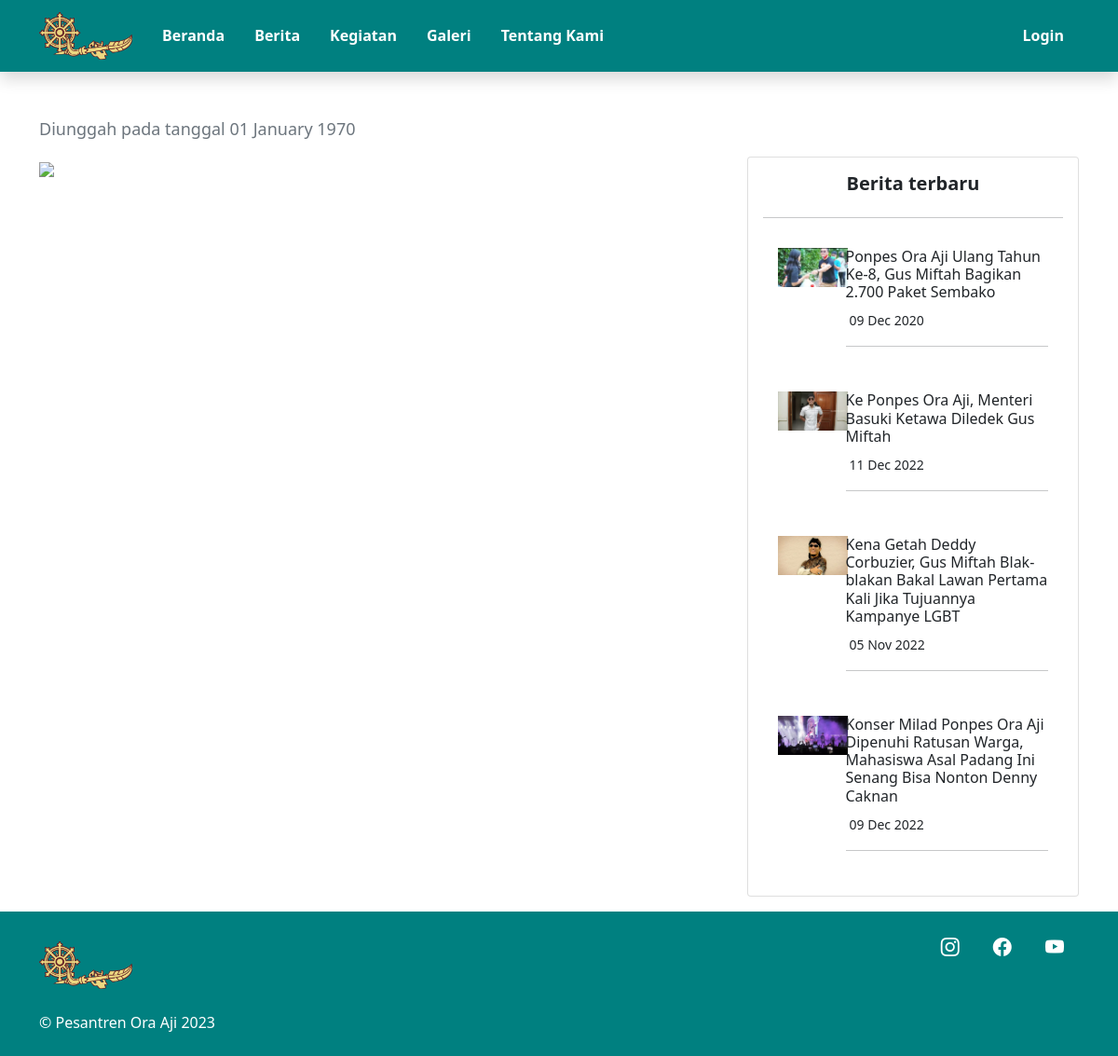
Page /detail_berita.php on the committed database.
### tables this page shows
CREATE TABLE `berita` (
  `id_berita` int(11) NOT NULL,
  `nama_berita` varchar(255) NOT NULL,
  `keterangan_berita` text NOT NULL,
  `foto_berita` varchar(255) NOT NULL,
  `tanggal_update` date NOT NULL
);

### detail_berita.php (the view, shortened to what this page needs)
<?php
include "header.php";
$id = $_GET["id"];
$ambil_berita = $koneksi -> query("SELECT * FROM berita WHERE id_berita = '$id'");
$berita = $ambil_berita->fetch_assoc();
$ambil_berita1 = $koneksi -> query("SELECT * FROM berita ORDER BY id_berita DESC LIMIT 4");
$berita1 = array();
while ($tiap_berita1 = $ambil_berita1->fetch_assoc())
{
	$berita1[] = $tiap_berita1;
}
?>
<div class="container">
	<p class="text-muted" data-aos="fade-right">Diunggah pada tanggal <?php echo date("d F Y",strtotime($berita["tanggal_update"])); ?></p>
	<div class="row">
		<div class="col-md-8" data-aos="fade-up">
			<img src="assets/file/<?php echo $berita["foto_berita"]; ?>" style="width: 100%; ">
		</div>
		<div class="col-md-4" data-aos="fade-left">
			<div class="card px-3">
				<h5 class="text-center mt-3 fw-bold">Berita terbaru</h5>
				<hr>
				<div class="row mb-3">
					<?php foreach ($berita1 as $key => $value): ?>
						<a href="detail_berita.php?id=<?php echo $value["id_berita"] ?>" class="text-decoration-none text-dark">
							<div class="samping d-flex p-3">
								<div class="col-3 text-center">
									<img src="assets/file/<?php echo $value["foto_berita"]; ?>" width="75">
								</div>
								<div class="col-9">
									<h6><?php echo $value["nama_berita"]; ?></h6>
									<span class="small ms-1"><?php echo date("d M Y",strtotime($value["tanggal_update"])); ?></span>
									<hr>
								</div>
							</div>
						</a>
					<?php endforeach ?>
				</div>
			</div>
		</div>
	</div>
</div>
<?php
include "footer.php";
?>

### header.php (style rules this page uses)
p { font-size: 18px; color: dimgrey; }

### rows in the picture
berita: foto_berita (picture), nama_berita "Ponpes Ora Aji Ulang Tahun Ke-8, Gus Miftah Bagikan 2.700 Paket Sembako", tanggal_update "09 Dec 2020"
berita: foto_berita (picture), nama_berita "Ke Ponpes Ora Aji, Menteri Basuki Ketawa Diledek Gus Miftah", tanggal_update "11 Dec 2022"
berita: foto_berita (picture), nama_berita "Kena Getah Deddy Corbuzier, Gus Miftah Blak-blakan Bakal Lawan Pertama Kali Jika Tujuannya Kampanye LGBT", tanggal_update "05 Nov 2022"
berita: foto_berita (picture), nama_berita "Konser Milad Ponpes Ora Aji Dipenuhi Ratusan Warga, Mahasiswa Asal Padang Ini Senang Bisa Nonton Denny Caknan", tanggal_update "09 Dec 2022"

### other values in the picture
date("d F Y",strtotime($berita["tanggal_update"])) "01 January 1970"
